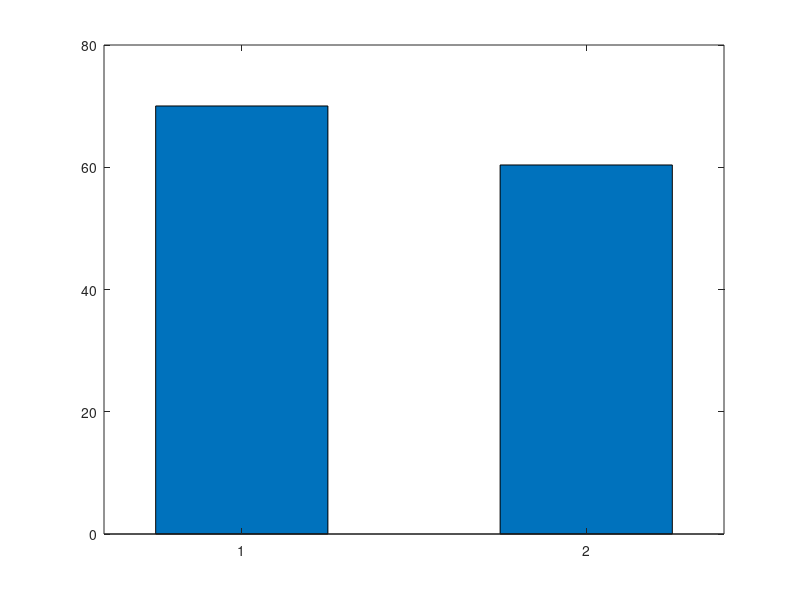

Reproduce this figure in MATLAB. (Note: this script raises an error after producing the figure.)
%% 1. PARÁMETROS DE ENTRADA (Misma configuración física)
num_filas = 50; 
num_cols = 100;
num_plantas = 3;
est_por_planta = num_filas * num_cols; 
total_estanterias = est_por_planta * num_plantas; 
puertas = [1, 50; 50, 10; 50, 90];
P = [0.50, 0.25, 0.25]; 
penalizacion_celdas = 12; 
dist_planta = [penalizacion_celdas, 2*penalizacion_celdas, 3*penalizacion_celdas];

% Variables para guardar los mejores resultados (ahora guardamos 6 parámetros)
mejor_coste_ind = inf;
mejor_coste_glob = inf;
mejores_params_ind = zeros(1,6); 
mejores_params_glob = zeros(1,6);

% Definimos los rangos para iterar
rango_pct_A = 0.05:0.05:0.30; 
rango_mov_A = 0.70:0.05:0.85;

for pct_A = rango_pct_A
    for movimientos_A = rango_mov_A
        
        % Ajuste automático de B y C
        pct_B = (1 - pct_A) * 0.20; 
        pct_C = 1 - pct_A - pct_B;
        movimientos_B = (1 - movimientos_A) * 0.75; 
        movimientos_C = 1 - movimientos_A - movimientos_B;

        %% 2. CÁLCULO DE LA MATRIZ f GLOBAL
        matriz_f = zeros(num_filas, num_cols, num_plantas);
        num_puertas = size(puertas, 1);
        for p = 1:num_plantas
            for r = 1:num_filas
                for c = 1:num_cols
                    f_val = 0;
                    for d = 1:num_puertas
                        dist_h = abs(r - puertas(d, 1)) + abs(c - puertas(d, 2));
                        f_val = f_val + P(d) * (dist_h + dist_planta(p));
                    end
                    matriz_f(r, c, p) = f_val;
                end
            end
        end

        %% 3. ESTRATEGIA 1: ABC INDIVIDUAL
        num_A_ind = round(est_por_planta * pct_A);
        num_B_ind = round(est_por_planta * pct_B);
        num_C_ind = est_por_planta - num_A_ind - num_B_ind;
        coste_total_ind = 0;
        
        for p = 1:num_plantas
            f_planta = matriz_f(:, :, p);
            f_ord = sort(f_planta(:));
            sA = sum(f_ord(1 : num_A_ind));
            sB = sum(f_ord(num_A_ind + 1 : num_A_ind + num_B_ind));
            sC = sum(f_ord(num_A_ind + num_B_ind + 1 : end));
            
            pA = movimientos_A / (num_A_ind * 3);
            pB = movimientos_B / (num_B_ind * 3);
            pC = movimientos_C / (num_C_ind * 3);
            
            coste_total_ind = coste_total_ind + (sA * pA) + (sB * pB) + (sC * pC);
        end

        %% 4. ESTRATEGIA 2: ABC GLOBAL
        num_A_glob = round(total_estanterias * pct_A);
        num_B_glob = round(total_estanterias * pct_B);
        num_C_glob = total_estanterias - num_A_glob - num_B_glob;
        f_ord_g = sort(matriz_f(:));
        
        sA_g = sum(f_ord_g(1 : num_A_glob));
        sB_g = sum(f_ord_g(num_A_glob + 1 : num_A_glob + num_B_glob));
        sC_g = sum(f_ord_g(num_A_glob + num_B_glob + 1 : end));
        
        coste_total_glob = (sA_g * (movimientos_A/num_A_glob)) + ...
                           (sB_g * (movimientos_B/num_B_glob)) + ...
                           (sC_g * (movimientos_C/num_C_glob));

        % Guardamos los 6 parámetros si encontramos un mejor coste
        if coste_total_ind < mejor_coste_ind
            mejor_coste_ind = coste_total_ind;
            mejores_params_ind = [pct_A, pct_B, pct_C, movimientos_A, movimientos_B, movimientos_C];
        end
        
        if coste_total_glob < mejor_coste_glob
            mejor_coste_glob = coste_total_glob;
            mejores_params_glob = [pct_A, pct_B, pct_C, movimientos_A, movimientos_B, movimientos_C];
        end
    end
end

%% 5. ANÁLISIS DE RESULTADOS FINAL
ahorro_absoluto = coste_total_ind - coste_total_glob;
ahorro_porcentaje = (ahorro_absoluto / coste_total_ind) * 100;

fprintf('======================================================\n');
fprintf('  RESULTADOS ÓPTIMOS (Breakdown ABC)\n');
fprintf('======================================================\n\n');

fprintf('MEJOR ESTRATEGIA INDIVIDUAL:\n');
fprintf('   Coste: %.2f\n', mejor_coste_ind);
fprintf('   Distribución porcentaje:   A: %.0f%%, B: %.0f%%, C: %.0f%%\n', mejores_params_ind(1)*100, mejores_params_ind(2)*100, mejores_params_ind(3)*100);
fprintf('   Distribución Movs:   A: %.0f%%, B: %.0f%%, C: %.0f%%\n\n', mejores_params_ind(4)*100, mejores_params_ind(5)*100, mejores_params_ind(6)*100);

fprintf('MEJOR ESTRATEGIA GLOBAL:\n');
fprintf('   Coste: %.2f\n', mejor_coste_glob);
fprintf('   Distribución porcentaje:   A: %.0f%%, B: %.0f%%, C: %.0f%%\n', mejores_params_glob(1)*100, mejores_params_glob(2)*100, mejores_params_glob(3)*100);
fprintf('   Distribución Movs:   A: %.0f%%, B: %.0f%%, C: %.0f%%\n', mejores_params_glob(4)*100, mejores_params_glob(5)*100, mejores_params_glob(6)*100);

fprintf('======================================================\n');

% Gráfica con los mejores valores encontrados
figure('Name', 'Comparativa Óptima', 'NumberTitle', 'off');
b = bar([1, 2], [mejor_coste_ind, mejor_coste_glob], 0.5);
b.FaceColor = 'flat';
b.CData(1,:) = [0.8 0.2 0.2]; % Rojo para la estrategia mala
b.CData(2,:) = [0.2 0.8 0.2]; % Verde para la estrategia buena
set(gca, 'XTickLabel', {'Estrategia 1: ABC por Planta', 'Estrategia 2: ABC Global 3D'});
ylabel('Coste Logístico Diario (f \times Movimientos)');
title(sprintf('Ahorro del %.2f%% en desplazamientos', ahorro_porcentaje));
grid on;
